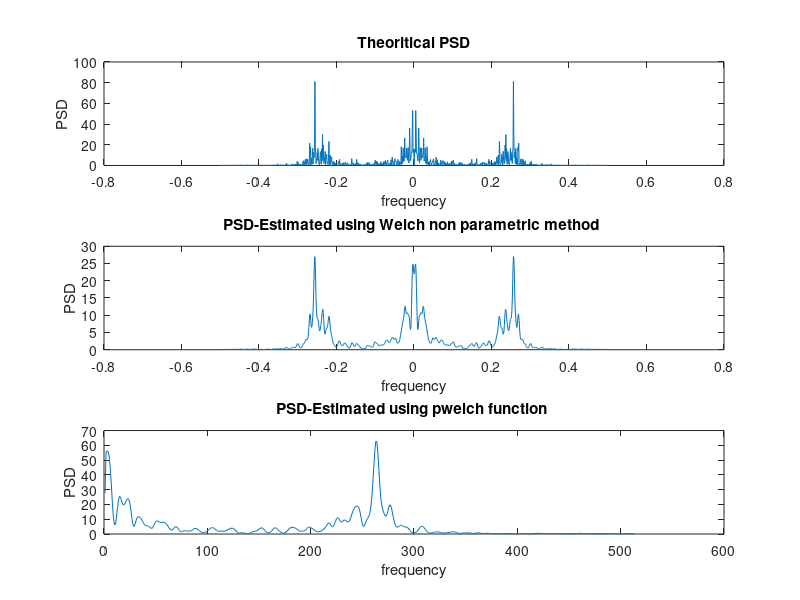

MATLAB code for this plot:

N=1000;
sigma = 1;
noise = sigma.*normrnd(0,sigma,1,N);


b = 1;
a = [1, -0.9, 0.81, -0.729];
x = filter(b, a,noise);
f = fftshift(fft(x, 1024));
f_hat=linspace(-1,1,1024)*1/2;
subplot(3,1,1);
plot(f_hat,(abs(f).^2/N)*(sigma^2));
xlabel( "frequency");
ylabel("PSD");
title(" Theoritical PSD ")


L = 7;                          %number of blocks
D = 125;                        %overlap between blocks
M = (N + (L-1)*D)/L;            %size of block
y = [];

for block = 1:L
    y(:,block) = x((block-1)*D+1:(block -1)*D + M );
end

w = hamming(M);
sq_w = w.*w;
U = sum(sq_w)/M;

win_sig = [];
fft_sig = [];

for block = 1:L
   win_sig(:,block) = y(:,block).*w;
   fft_sig(:,block) = fft(win_sig(:,block),1024);
   power(:,block) = (abs(fft_sig (:,block)).^2)./(M*U);
end

p_welch = power(:,1);
for block = 2:L
    p_welch = p_welch + power(:, block);
end
p_welch = p_welch / L;


subplot(3,1,2);
plot(f_hat,fftshift(p_welch));
xlabel( "frequency");
ylabel("PSD");
title("PSD-Estimated using Welch non parametric method ");

subplot(3,1,3);
pxx = pwelch(x,w,0,1024);
plot(pxx);
xlabel( "frequency");
ylabel("PSD");
title("PSD-Estimated using pwelch function ");

print(gcf,'05a.png','-dpng','-r300');






